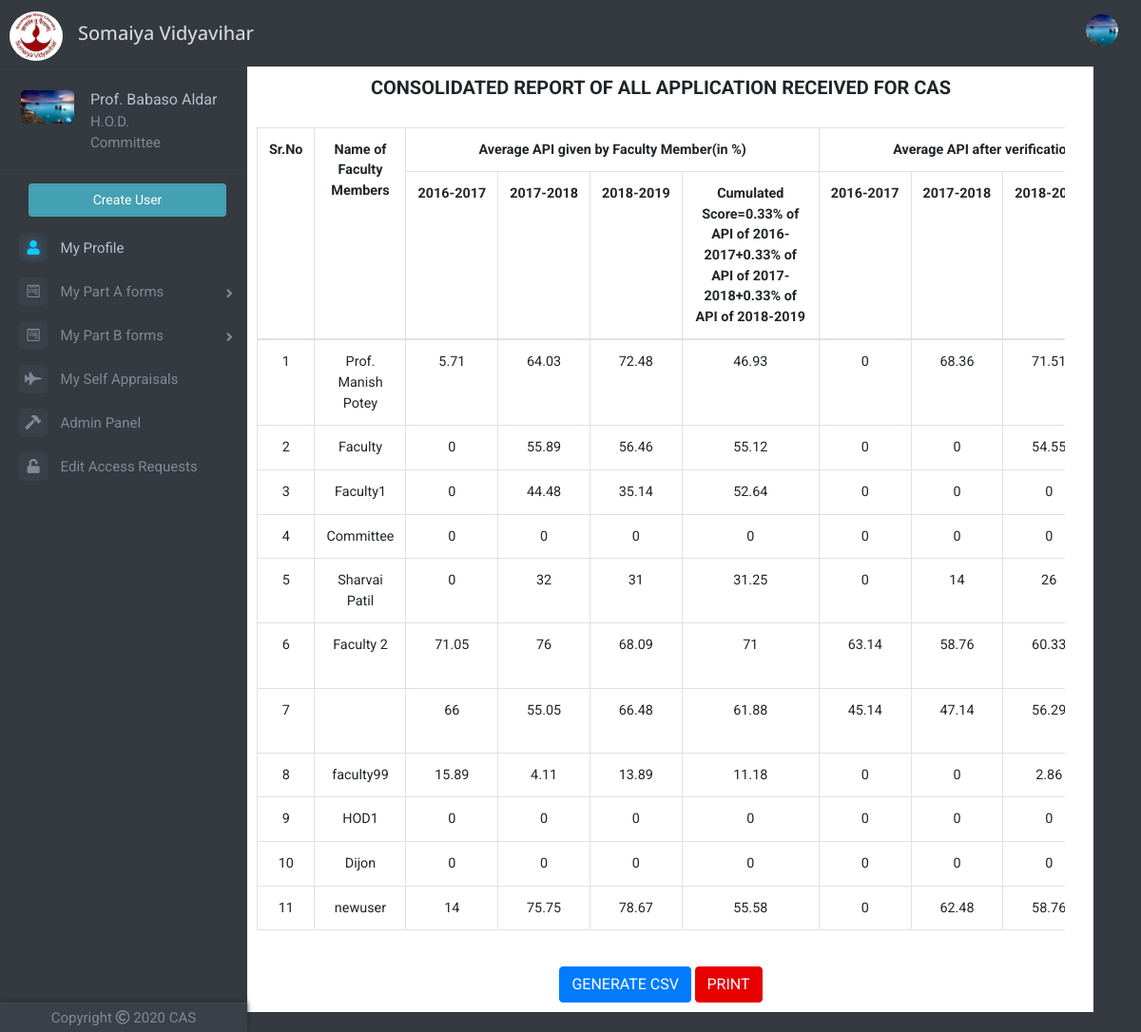
Page /finalsummary.php (signed in) on the committed database.
### tables this page shows
CREATE TABLE `faculty_table` (
  `id` int(11) NOT NULL,
  `faculty_name` varchar(100) NOT NULL,
  `email` varchar(50) NOT NULL,
  `password` varchar(256) NOT NULL,
  `ecode` varchar(200) NOT NULL,
  `date_of_joining` date NOT NULL,
  `department` varchar(50) NOT NULL,
  `mobileno` bigint(11) NOT NULL DEFAULT '0',
  `profilePicLocation` varchar(100) NOT NULL DEFAULT 'defaults/default_userprofile_pic.png',
  `faculty` int(11) NOT NULL DEFAULT '0',
  `hod` int(11) NOT NULL DEFAULT '0',
  `committee` int(11) NOT NULL DEFAULT '0',
  `principal` int(11) NOT NULL DEFAULT '0',
  `admin` int(11) NOT NULL DEFAULT '0'
);

CREATE TABLE `summary_table` (
  `id` int(11) NOT NULL,
  `year` int(11) NOT NULL,
  `facultyId` int(11) NOT NULL,
  `selfPP` float NOT NULL DEFAULT '0',
  `selfA` float NOT NULL DEFAULT '0',
  `selfB` float NOT NULL DEFAULT '0',
  `self_avgpi` float NOT NULL DEFAULT '0',
  `hodPP` float NOT NULL DEFAULT '0',
  `hodA` float NOT NULL DEFAULT '0',
  `hodB` float NOT NULL DEFAULT '0',
  `hod_avgpi` float NOT NULL DEFAULT '0',
  `committeePP` float NOT NULL DEFAULT '0',
  `committeeA` float NOT NULL DEFAULT '0',
  `committeeB` float NOT NULL DEFAULT '0',
  `committee_avgpi` float NOT NULL DEFAULT '0',
  `hodremarkscum` varchar(200) NOT NULL,
  `final_recomm` varchar(200) NOT NULL
);

### finalsummary.php (the view, shortened to what this page needs)
<?php
include 'dbh.php';
$viewerId=mysqli_real_escape_string($conn,$_SESSION['id']);
$sqlx="SELECT profilePicLocation, hod, committee FROM faculty_table WHERE id='$viewerId'";
$resultx=mysqli_query($conn,$sqlx);
$rowx=mysqli_fetch_assoc($resultx);
$profilePicLocation=$rowx['profilePicLocation'];
include 'top.php';
include 'left-nav.php';
?>
<div class="container">
    <div class="row justify-content-center">
    	<div class="col offset-md-2 parta" id="summary-container">
	    	<header>
	    		<h2 class="heading"><b>CONSOLIDATED REPORT OF ALL APPLICATION RECEIVED FOR CAS</b></h2><br>
	    	</header>
	    	<div class="container">
				<div class="row clearfix">
					<div class="col-md-12 column">
						<div class="admin-table">
						<table class="table table-bordered table-hover" id="tab-summary">
							<tr>
								<th class="text-center" rowspan="2">Sr.No</th>
								<th class="text-center" rowspan="2">Name of Faculty Members</th>
								<th class="text-center" colspan="4">Average API given by Faculty Member(in %)</th>
								<th class="text-center" colspan="4">Average API after verification by HOD(in %)</th>
							</tr>
							<tr>
								<th><?php echo $previousyear-3; ?>-<?php echo $previousyear-2; ?></th>
								<th><?php echo $previousyear-2; ?>-<?php echo $previousyear-1; ?></th>
								<th><?php echo $previousyear-1; ?>-<?php echo $previousyear; ?></th>
								<th>Cumulated Score=0.33% of API of <?php echo $previousyear-3; ?>-<?php echo $previousyear-2; ?>+0.33% of API of <?php echo $previousyear-2; ?>-<?php echo $previousyear-1; ?>+0.33% of API of <?php echo $previousyear-1; ?>-<?php echo $previousyear; ?></th>
								<th><?php echo $previousyear-3; ?>-<?php echo $previousyear-2; ?></th>
								<th><?php echo $previousyear-2; ?>-<?php echo $previousyear-1; ?></th>
								<th><?php echo $previousyear-1; ?>-<?php echo $previousyear; ?></th>
							</tr>
							<tbody>
								<?php
								$sql="SELECT facultyId, selfPP, selfA, selfB, self_avgpi, hodPP, hodA, hodB, hod_avgpi, committeePP, committeeA, committeeB, committee_avgpi, final_recomm FROM summary_table WHERE year='$previousyear'";
								$result=mysqli_query($conn, $sql);
								if(mysqli_num_rows($result)>0)
								{
									$counter=1;
									while($row=mysqli_fetch_assoc($result))
									{
										$facultyId=mysqli_real_escape_string($conn, $row['facultyId']);
										$sqln="SELECT faculty_name FROM faculty_table WHERE id='$facultyId'";
										$resultn=mysqli_query($conn, $sqln);
										$rown=mysqli_fetch_assoc($resultn);
										$faculty_name=$rown['faculty_name'];
										?>
										<tr>
											<td><?php echo $counter; ?></td>
											<td><?php echo $faculty_name; ?></td>
											<td><?php echo $row['selfPP']; ?></td>
											<td><?php echo $row['selfA']; ?></td>
											<td><?php echo $row['selfB']; ?></td>
											<td><?php echo $row['self_avgpi']; ?></td>
											<td><?php echo $row['hodPP']; ?></td>
											<td><?php echo $row['hodA']; ?></td>
											<td><?php echo $row['hodB']; ?></td>
										</tr>
										<?php
										$counter+=1;
									}
								}
								else
								{
									?>
									<td colspan="12"><p class="text-center">No results</p></td>
									<?php
								}
								?>
							</tbody>
						</table>
						</div>
					</div>
				</div>
			</div>
			<br>
			<a href="generate_fs_csv.php" target="_blank" class="btn btn-primary" style="margin-bottom: 10px">
	  			GENERATE CSV
			</a>
			<button type="button" class="btn btn-success" onclick="myFunction()" id="fs-print-form" data-toggle="tooltip" data-placement="bottom" style="background-color: #e60000;border: 1px solid #e60000;margin-bottom: 10px">
	  			PRINT
			</button>
	    </div>
	</div>
	<br>
</div>
</body>
</html>

### top.php (shortened to what this page needs)
<!DOCTYPE html>
<html>
<head>
	<link rel="stylesheet" href="https://maxcdn.bootstrapcdn.com/bootstrap/4.1.3/css/bootstrap.min.css">
	<link href="https://stackpath.bootstrapcdn.com/font-awesome/4.7.0/css/font-awesome.min.css" rel="stylesheet">
	<link href="//netdna.bootstrapcdn.com/font-awesome/4.1.0/css/font-awesome.min.css" rel="stylesheet">
	<link rel="stylesheet" type="text/css" href="Frontend/global.css">
	<link rel="stylesheet" href="https://cdnjs.cloudflare.com/ajax/libs/animate.css/3.7.0/animate.min.css">
	<link rel="stylesheet" href="https://use.fontawesome.com/releases/v5.6.3/css/all.css">
</head>
<body>
		<nav class="navbar navbar-expand-lg sticky-top navbar-dark bg-dark" style="height: 50px">
	  	<a class="navbar-brand" href="index.php"><img src="img\logo1.jpg" style="width: 56px;height: 52px;margin-left: -6px;border-radius: 50%;margin-top: 26px"></a>
	  	<h3 class="text-left index-h1" style="font-size: 20px;margin-top: 27px">Somaiya Vidyavihar</h3>
	  	<div class="collapse navbar-collapse" id="navbarSupportedContent">
		    <ul class="navbar-nav ml-auto">
		      	<?php
		      	if(!isset($_SESSION['id']))
		      	{
			      	?>
			      	<li class="nav-item">
			        	<a class="nav-link" href="index.php">Sign Up | Sign In</a>
			      	</li>
			      	<?php
			    }
			    else
			    {
			    	?>
			      	<li class="nav-item dropdown">
				        <img class="nav-link dropdown-toggle" src="<?php echo $profilePicLocation; ?>" width="50px" height="50px" style="overflow: hidden;border-radius: 50%;display:block;margin:0 auto;object-fit: cover;cursor: pointer;margin-top: 13px" id="navbarDropdown" role="button" data-toggle="dropdown" aria-haspopup="true" aria-expanded="false">
			      	</li>
			      	<?php
		      	}
		      	?>
		    </ul>
	  	</div>
	</nav>

### left-nav.php (shortened to what this page needs)
<?php
$uid=mysqli_real_escape_string($conn,$_SESSION['id']);
$sqlp="SELECT profilePicLocation, faculty_name, admin, hod, committee FROM faculty_table WHERE id='$uid'";
$resultp=mysqli_query($conn,$sqlp);
$rowp=mysqli_fetch_assoc($resultp);
$profilePicLocation=$rowp['profilePicLocation'];
$faculty_name=$rowp['faculty_name'];
$hod=$rowp['hod'];
$committee=$rowp['committee'];
$admin=$rowp['admin'];
?>
<div class="page-wrapper chiller-theme toggled">
	<nav id="sidebar" class="sidebar-wrapper sm-hidden">
		<div class="sidebar-content">
			<div class="sidebar-brand">
				<div id="close-sidebar">
				</div>
			</div><br>
			<div class="sidebar-header">
				<div class="user-pic">
					<img class="img-responsive img-rounded" src="<?php echo $profilePicLocation; ?>"
						alt="User picture">
				</div>
				<div class="user-info">
					<span class="user-name" style="font-size: 16px">
						<?php echo $faculty_name; ?>
					</span>
					<?php
					if($hod==1)
					{
						?>
						<span class="user-role" style="font-size: 15px">H.O.D.</span>
				 		<?php
				 	}
				 	if($committee==1)
					{
						?>
						<span class="user-role" style="font-size: 15px">Committee</span>
				 		<?php
				 	}
				 	?>
				</div>
			</div>
			<?php
			$currentyear=date("Y");
			if(date("m")>=7)
		    {
		    	$currentyear+=1;
		    }
			$previousyear=$currentyear-1;
			?>
			<div class="sidebar-menu">
				<ul>
					<?php
					if($admin==1)
					{
						?>
							<a href="createuser.php"><input type="submit" name="submit" value="Create User" class="btn create-user-admin" /></a>
						<?php
					}
					?>
					<li class="sidebar-dropdown active">
						<a href="userprofile.php">
							<i class="fas fa-user" style="font-size: 15px"></i>
							<span style="font-size: 15px">My Profile</span>
						</a>
					</li>
					<li class="sidebar-dropdown dropdown-arrow">
						<a>
							<i class="fab fa-wpforms" style="font-size: 15px"></i>
							<span style="font-size: 15px;cursor:pointer">My Part A forms</span>
						</a>
					</li>
					<li class="sidebar-dropdown dropdown-arrow">
						<a>
							<i class="fab fa-wpforms" style="font-size: 15px"></i>
							<span style="font-size: 15px;cursor:pointer">My Part B forms</span>
						</a>
					</li>
					<li class="sidebar-dropdown">
						<a href="self-appraisals.php?id=<?php echo $_SESSION['id']; ?>">
							<i class="fas fa-fighter-jet" style="font-size: 15px"></i>
							<span style="font-size: 15px">My Self Appraisals</span>
						</a>
					</li>
					<?php
					if($admin==1)
					{
						?>
						<li class="sidebar-dropdown">
							<a href="adminpanel.php">
								<i class="fas fa-hammer" style="font-size: 15px"></i>
								<span style="font-size: 15px">Admin Panel</span>
							</a>
						</li>
						<?php
					}
					if($admin==1 || $hod==1 || $committee==1)
					{
						?>
						<li class="sidebar-dropdown">
							<a href="request-edit-access-panel.php">
								<i class="fas fa-unlock" style="font-size: 15px"></i>
								<span style="font-size: 15px">Edit Access Requests</span>
							</a>
						</li>
						<?php
					}
					?>
				</ul>
			</div>
		</div>
		<div class="sidebar-footer">
			<a>
				<p style="font-size: 15px">Copyright  <i class="far fa-copyright"></i>  <?php echo $currentyear; ?>  CAS</p>
			</a>
		</div>
	</nav>

### rows in the picture
faculty_table: profilePicLocation (picture), faculty_name "Prof. Babaso Aldar"
summary_table: faculty_table.faculty_name "Prof. Manish Potey", selfPP "5.71", selfA "64.03", selfB "72.48", self_avgpi "46.93", hodPP "0", hodA "68.36", hodB "71.51"
summary_table: faculty_table.faculty_name "Faculty", selfPP "0", selfA "55.89", selfB "56.46", self_avgpi "55.12", hodPP "0", hodA "0", hodB "54.55"
summary_table: faculty_table.faculty_name "Faculty1", selfPP "0", selfA "44.48", selfB "35.14", self_avgpi "52.64", hodPP "0", hodA "0", hodB "0"
summary_table: faculty_table.faculty_name "Committee", selfPP "0", selfA "0", selfB "0", self_avgpi "0", hodPP "0", hodA "0", hodB "0"
summary_table: faculty_table.faculty_name "Sharvai Patil", selfPP "0", selfA "32", selfB "31", self_avgpi "31.25", hodPP "0", hodA "14", hodB "26"
summary_table: faculty_table.faculty_name "Faculty 2", selfPP "71.05", selfA "76", selfB "68.09", self_avgpi "71", hodPP "63.14", hodA "58.76", hodB "60.33"
summary_table: selfPP "66", selfA "55.05", selfB "66.48", self_avgpi "61.88", hodPP "45.14", hodA "47.14", hodB "56.29"
summary_table: faculty_table.faculty_name "faculty99", selfPP "15.89", selfA "4.11", selfB "13.89", self_avgpi "11.18", hodPP "0", hodA "0", hodB "2.86"
summary_table: faculty_table.faculty_name "HOD1", selfPP "0", selfA "0", selfB "0", self_avgpi "0", hodPP "0", hodA "0", hodB "0"
summary_table: faculty_table.faculty_name "Dijon", selfPP "0", selfA "0", selfB "0", self_avgpi "0", hodPP "0", hodA "0", hodB "0"
summary_table: faculty_table.faculty_name "newuser", selfPP "14", selfA "75.75", selfB "78.67", self_avgpi "55.58", hodPP "0", hodA "62.48", hodB "58.76"

### other values in the picture
$currentyear "2020"
$previousyear-3 "2016"
$previousyear-2 "2017"
$previousyear-1 "2018"
$previousyear "2019"
